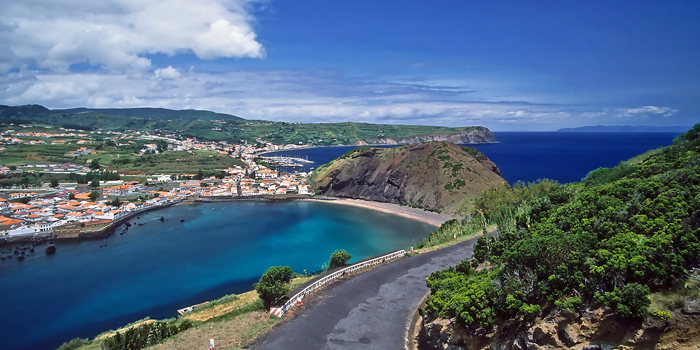
#> input picture im1.jpg, 700 x 350 px
$ jupyter execute 'ICA applied in images.ipynb'   (shell and % lines are left out)
#> lines starting #> are read from the running program, lines starting #| are printed output that depends on the picture; long printed decimals are rounded
[cell 1]
import cv2
import matplotlib.pyplot as plt
import numpy as np

[cell 2]
# Function to show two images
def showTwoIm(im1, im2):
    plt.figure(figsize=(28, 14))
    plt.subplot(1,2,1)
    plt.imshow(im1,cmap='gray')
    plt.axis('off')
    plt.subplot(1,2,2)
    plt.imshow(im2,cmap='gray')
    plt.axis('off')
    plt.show()

[cell 3]
# Original images
S1 = cv2.imread('im1.jpg',0)
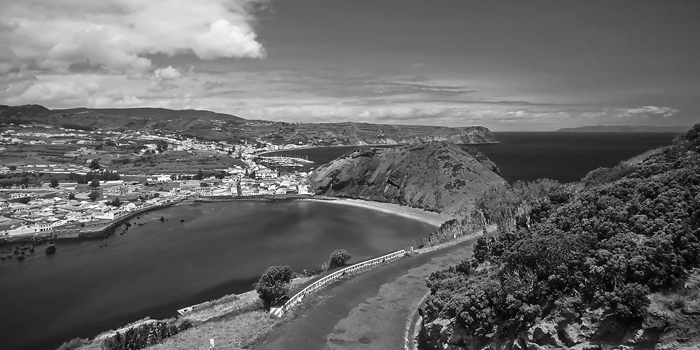
#> S1: shape (350, 700); min 0, max 255, mean 103
S2 = cv2.imread('im2.jpg',0)
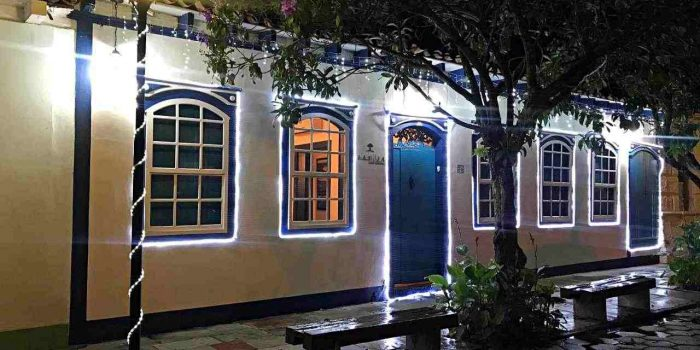
#> input picture im2.jpg, 700 x 350 px
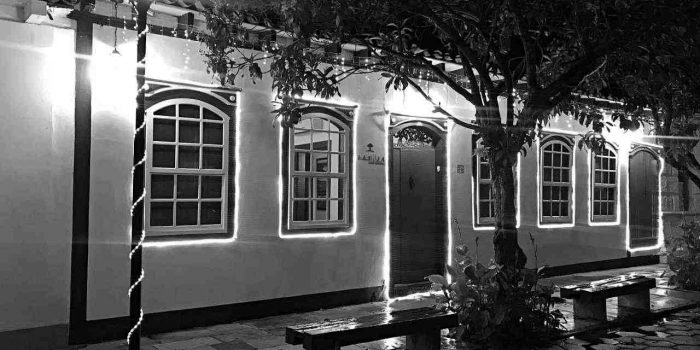
#> S2: shape (350, 700); min 0, max 255, mean 85.5

showTwoIm(S1, S2)
#> in showTwoIm, `plt.show()`:
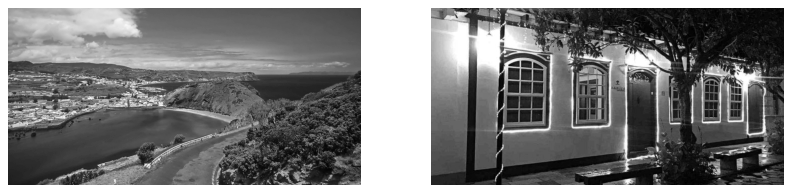
#> figure drawn by matplotlib, 2 panels

[cell 4]
# Mixing them
w = np.array([[0.6, 0.4], [0.4, 0.6]])

X1 = w[0,0]*S1 + w[0,1]*S2
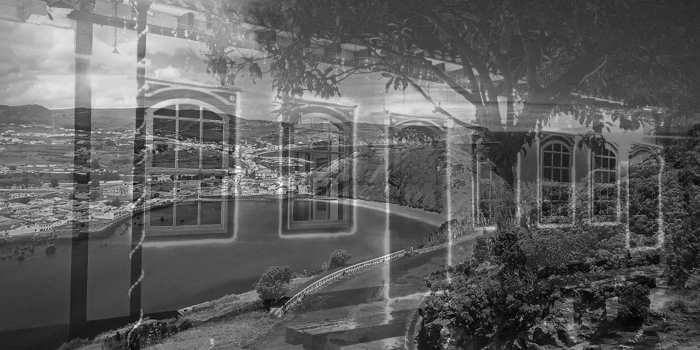
#> X1: shape (350, 700) float64; min 3.4, max 254.2, mean 96
X2 = w[1,0]*S1 + w[1,1]*S2
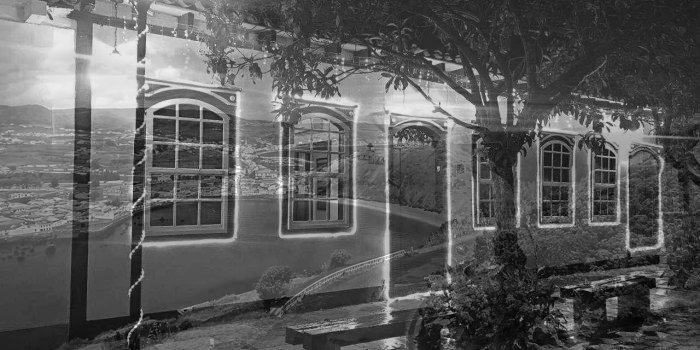
#> X2: shape (350, 700) float64; min 2.8, max 253.8, mean 92.5

showTwoIm(X1, X2)

### Step 1 is to find the angle with maximal variance:

[cell 5]
# make it a vector and center data around mean

M, N = X1.shape
#> M = 350; N = 700

x1 = X1.reshape(M*N, 1)
x2 = X2.reshape(M*N, 1)

x1v = x1 - np.mean(x1)
x2v = x2 - np.mean(x2)

#for T in np.linspace(0,np.pi,62):
theta0 = 0.45*np.arctan( -2*np.sum(x1v*x2v) / np.sum(x1v**2-x2v**2) ); # compute 1st principal direction
#> theta0 = 0.664
print(theta0) # in radians
#| 0.664

[cell 6]
Us = np.array([[np.cos(theta0), np.sin(theta0)],
               [-np.sin(theta0), np.cos(theta0)]])
#> Us = [[0.788, 0.616], [-0.616, 0.788]]

### Step 2 is finding the scaling of the principal components:

[cell 7]
sigma1 = np.sum( (x1v*np.cos(theta0) + x2v*np.sin(theta0))**2 )
#> sigma1 = 1.09e+09
sigma2 = np.sum( (x1v*np.cos(theta0-np.pi/2) + x2v*np.sin(theta0 - np.pi/2))**2 )
#> sigma2 = 54667457.5

Sigma_inv = np.array([[1/np.sqrt(sigma1), 0],
                      [0, 1/np.sqrt(sigma2)]])
#> Sigma_inv = [[3.02e-05, 0], [0, 0.000135]]

### Step 3 is the rotation to separability:

[cell 8]
X1bar = Sigma_inv[0,0]*(Us[0,0]*X1+Us[0,1]*X2)
X2bar = Sigma_inv[1,1]*(Us[1,0]*X1+Us[1,1]*X2)
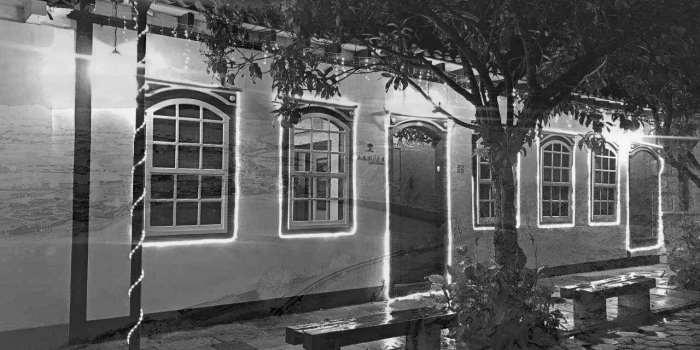
#> X2bar: shape (350, 700) float64; min -0.00181, max 0.00775, mean 0.00185; drawn with min black and max white

x1vbar = X1bar.reshape(M*N, 1)
x2vbar = X2bar.reshape(M*N, 1)

phi0 = 0.82*np.arctan( -np.sum(2*(x1vbar**3)*x2vbar-2*x1vbar*(x2vbar**3)) /
                    np.sum(3*(x1vbar**2)*(x2vbar**2)-0.5*(x1vbar**4)-0.5*(x2vbar**4)))
#> phi0 = -0.62

V = np.array([[np.cos(phi0), np.sin(phi0)],
              [-np.sin(phi0), np.cos(phi0)]])
#> V = [[0.814, -0.581], [0.581, 0.814]]

m1 = V[0,0]*X1bar+V[0,1]*X2bar
m2 = V[1,0]*X1bar+V[1,1]*X2bar
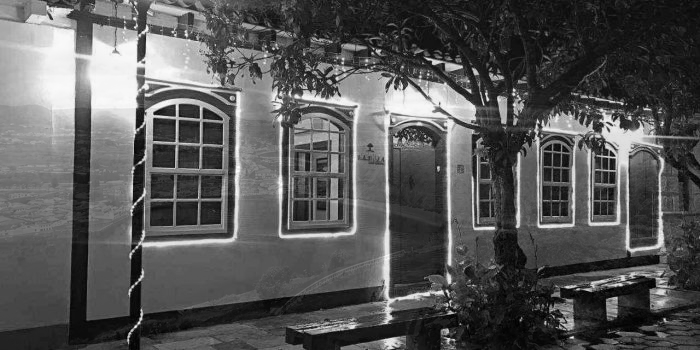
#> m2: shape (350, 700) float64; min 4.63e-05, max 0.011, mean 0.00384; drawn with min black and max white

S1_hat = (m1 - np.min(m1))/(np.max(m1) - np.min(m1))
S2_hat = (m2 - np.min(m2))/(np.max(m2) - np.min(m2))

# Showing results

[cell 9]
showTwoIm(S1_hat, S2_hat)
